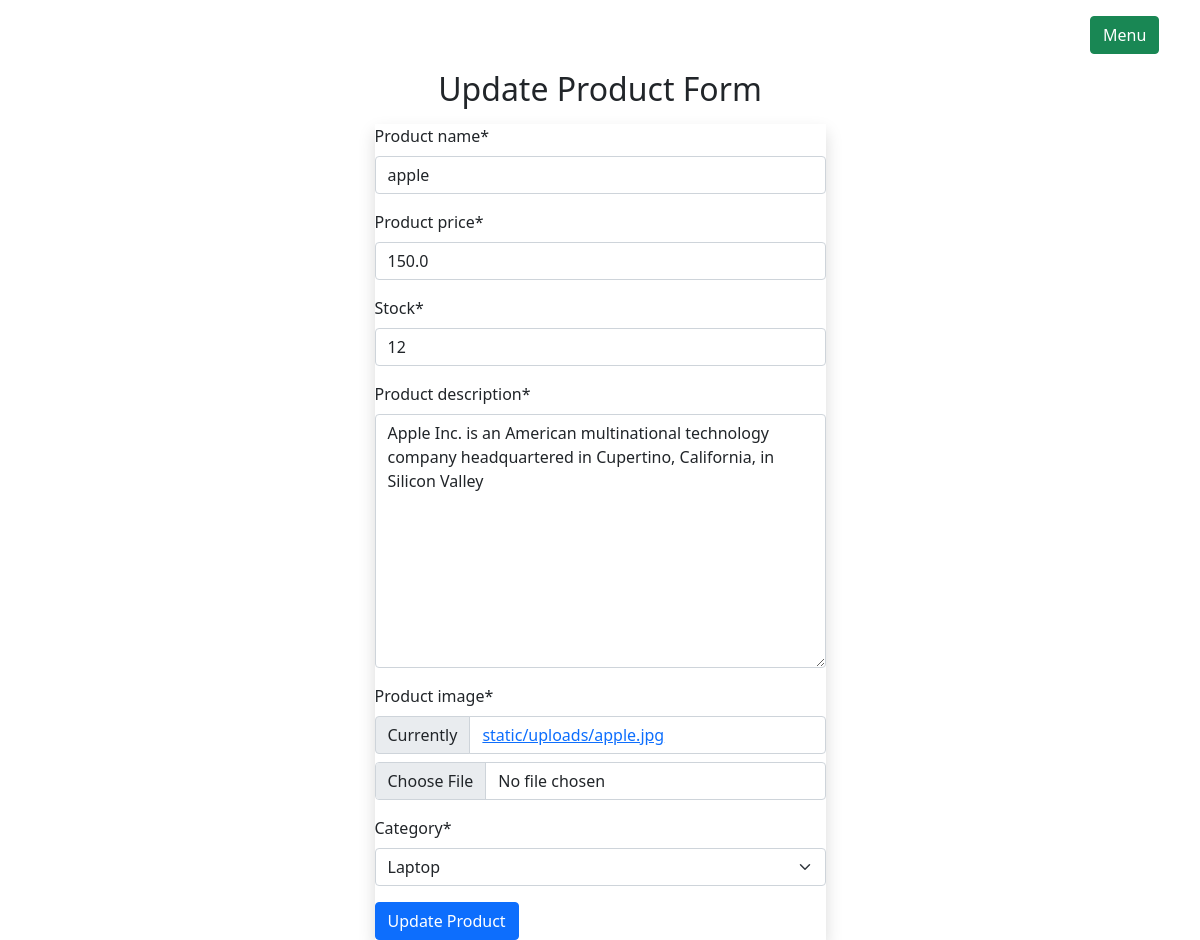
Screenshot of /product/updateproduct/9 (signed in) with the database file from the repository.
### product/models.py (models this page shows, shortened)
class  Product(models.Model):
    product_name=models.CharField(max_length=255)
    product_price=models.FloatField()
    stock=models.IntegerField()
    product_description=models.TextField()
    product_image=models.FileField(upload_to='static/uploads',null=True)
    created_at=models.DateTimeField(auto_now_add=True)
    category=models.ForeignKey(Category,on_delete=models.CASCADE,null=True)

### userapp/auth.py (the view)
    def wapper_function(request,*args,**kwargs):
        if request.user.is_staff:
            return view_function(request,*args,**kwargs)
        else:
            return redirect('/')

### product/forms.py
class ProductForm(ModelForm):
    class Meta:
        model=Product
        fields='__all__'

### product/models.py (called while the page is built)
    def __str__(self):
        return self.category_name

### product/views.py (called while the page is built, shortened)
@login_required
@admin_only
def update_product(request,product_id):
    instance=Product.objects.get(id=product_id)
    context={
        'forms':ProductForm(instance=instance)
    }
    return render(request,'product/updateproduct.html',context)

### userapp/auth.py (called while the page is built)
def admin_only(view_function):
    def wapper_function(request,*args,**kwargs):
        if request.user.is_staff:
            return view_function(request,*args,**kwargs)
        else:
            return redirect('/')
    return wapper_function

### product/templates/product/updateproduct.html (shortened to what this page needs)
{% extends 'admins/adminlayout.html' %}
{% load static %}
{% load crispy_forms_tags %}
{% block main_content %}
  <div class="container">
    <div class="row d-flex justify-content-center">
      <div class="col-md-5">
        <h2 class="text-center my-3">Update Product Form</h2>
        <form action="" method="post" class="shadow" enctype="multipart/form-data" >
          {{ forms | crispy }}
          <div class="mt-3">
            <input type="submit" class="btn btn-primary" value="Update Product" />
          </div>
        </form>
      </div>
    </div>
  </div>
{% endblock %}

### rows the page displays
Product: product_name "apple", product_price "150.0", stock "12", product_description "Apple Inc. is an American multinational technology company headquartered in Cupertino, California, in Silicon Valley", category "Laptop"
